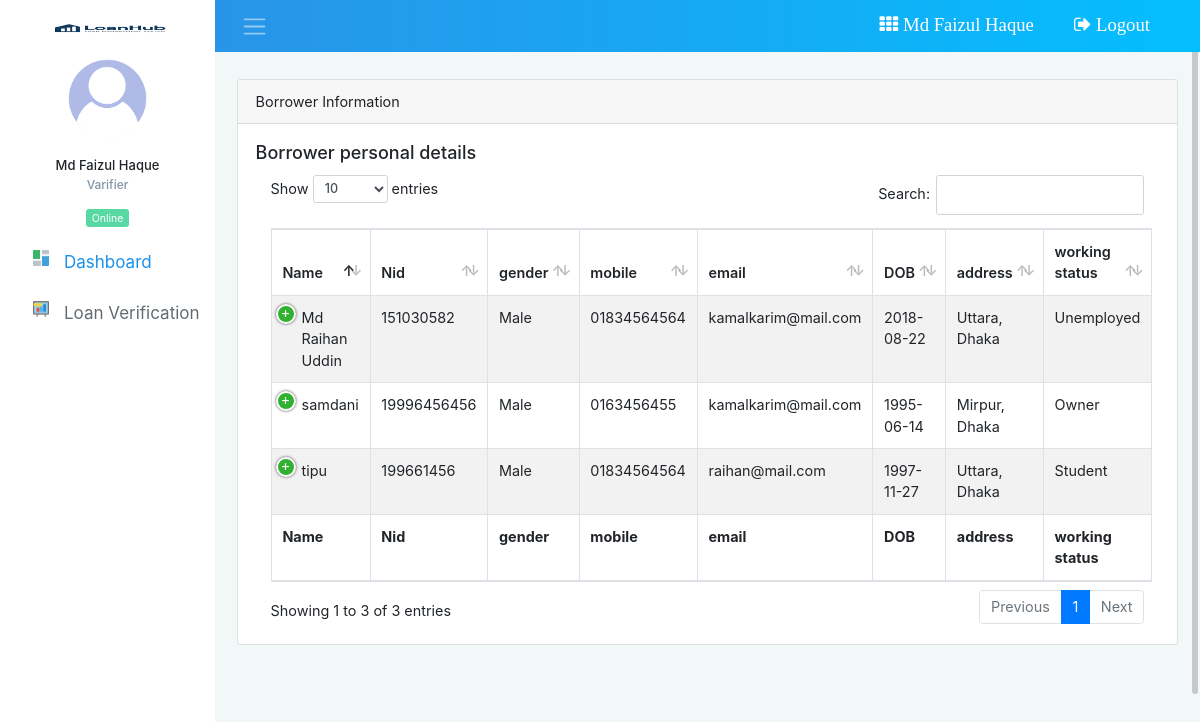
The page /viewborrower.php (signed in) on the database its author committed.
### tables this page shows
CREATE TABLE `tbl_borrower` (
  `id` int(11) NOT NULL,
  `name` varchar(100) NOT NULL,
  `nid` bigint(30) NOT NULL,
  `rejected` int(11) NOT NULL DEFAULT '0',
  `gender` varchar(20) NOT NULL,
  `mobile` varchar(20) NOT NULL,
  `email` varchar(50) NOT NULL,
  `dob` date NOT NULL,
  `address` varchar(255) NOT NULL,
  `working_status` varchar(50) NOT NULL,
  `image` varchar(100) NOT NULL
);

### classes/Employee.php (called while the page is built, shortened)
<?php
$filepath = realpath(dirname(__FILE__));
include_once ($filepath."/../libs/CrudOperation.php");
class Employee
{
	private $db;
	function __construct()
	{
		$this->db = new CrudOperation();
	}
	public function viewBorrower()
	{
		$sql = "SELECT * FROM tbl_borrower  ORDER BY id DESC";
		$result = $this->db->select($sql);
		return $result;
	}
}
?>

### libs/CrudOperation.php (called while the page is built, shortened)
<?php
Class CrudOperation{
	 public $host   = DB_HOST;
	 public $user   = DB_USER;
	 public $pass   = DB_PASS;
	 public $dbname = DB_NAME;
	 public $link;
	private function connectDB(){
		 $this->link = new mysqli($this->host, $this->user, $this->pass,$this->dbname);
	 }
	public function select($query){
	  $result = $this->link->query($query) or die($this->link->error.__LINE__);
		  if($result->num_rows > 0){
		    return $result;
		  }else {
		    return false;
		  }
	 }
}

### viewborrower.php (the view, shortened to what this page needs)
<?php
  include_once "inc/header.php";
  include_once "inc/sidebar.php";
?>
<div class="card">
  <div class="card-header">
    Borrower Information
  </div>
  <div class="card-body">
    	<h5 class="card-title">Borrower personal details</h5>
		<table id="example" class="table table-striped table-bordered table-hover" cellspacing="0" width="100%">
	        <thead>
	            <tr>
	                <th>Name</th>
	                <th>Nid</th>
	                <th>gender</th>
	                <th>mobile</th>
	                <th>email</th>
	                <th>DOB</th>
	                <th>address</th>
	                <th>working status</th>
	            </tr>
	        </thead>
	        <tfoot>
	            <tr>
	                <th>Name</th>
	                <th>Nid</th>
	                <th>gender</th>
	                <th>mobile</th>
	                <th>email</th>
	                <th>DOB</th>
	                <th>address</th>
	                <th>working status</th>
	            </tr>
	        </tfoot>
	        <tbody>
	        	<?php
	        		$all = $emp->viewBorrower();
	        		if ($all) {
	        			while ($row = $all->fetch_assoc()) {
	        	 ?>
	            <tr>
	                <td><?php echo $row['name']; ?></td>
	                <td><?php echo $row['nid']; ?></td>
	                <td><?php echo $row['gender']; ?></td>
	                <td><?php echo $row['mobile']; ?></td>
	                <td><?php echo $row['email']; ?></td>
	                <td><?php echo $row['dob']; ?></td>
	                <td><?php echo $row['address']; ?></td>
	                <td><?php echo $row['working_status']; ?></td>
	            </tr>
				<?php
	        			}
	        		}
				 ?>
	        </tbody>
	    </table>
	  </div>
	</div>
<?php
include_once "inc/footer.php";
?>

### assets/css/dataTables.responsive.css (style rules this page uses)
table.dataTable.dtr-inline.collapsed > tbody > tr > td:first-child, table.dataTable.dtr-inline.collapsed > tbody > tr > th:first-child { position: relative; padding-left: 30px; cursor: pointer; }
table.dataTable.dtr-inline.collapsed > tbody > tr > td:first-child:before, table.dataTable.dtr-inline.collapsed > tbody > tr > th:first-child:before { top: 8px; left: 4px; height: 16px; width: 16px; display: block; position: absolute; color: white; border: 2px solid white; border-radius: 16px; text-align: center; line-height: 14px; box-shadow: 0 0 3px #444; box-sizing: content-box; content: '+'; background-color: #31b131; }

### rows shown on the page
tbl_borrower: name "Md Raihan Uddin", nid "151030582", gender "Male", mobile "01834564564", email "kamalkarim@mail.com", dob "2018-08-22", address "Uttara, Dhaka", working_status "Unemployed"
tbl_borrower: name "samdani", nid "19996456456", gender "Male", mobile "0163456455", email "kamalkarim@mail.com", dob "1995-06-14", address "Mirpur, Dhaka", working_status "Owner"
tbl_borrower: name "tipu", nid "199661456", gender "Male", mobile "01834564564", email "raihan@mail.com", dob "1997-11-27", address "Uttara, Dhaka", working_status "Student"

### other values the page prints
Session::get("name") "Md Faizul Haque"
Session::get("designation") "Varifier"
